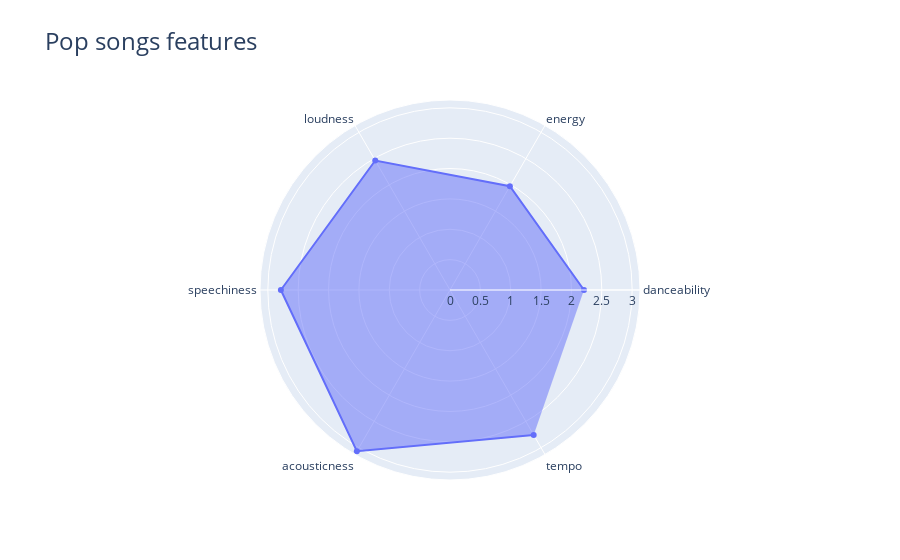

Notebook cell for this chart:
### Code cell
import plotly.graph_objects as go

# Create a radar chart
fig = go.Figure()



fig.add_trace(go.Scatterpolar(
    r=[df_pop['danceability'].max(), df_pop['energy'].max(), df_pop['loudness'].max(), df_pop['speechiness'].max(), 
       df_pop['acousticness'].max(),df_pop['tempo'].max()],
    theta=['danceability', 'energy', 'loudness', 'speechiness', 'acousticness','tempo'],
    fill='toself',
    name='Max values'
))
fig.update_layout(
    title="Pop songs features",
    title_font=dict(size=24)
)
fig.show()

### Figure 1 — Plotly figure (JSON) as saved in the notebook; plotly's stock layout.template omitted (floating-point values rounded to 4 significant figures)
{"data": [{"fill": "toself", "name": "Max values", "r": [2.207, 1.972, 2.462, 2.786, 3.067, 2.756], "theta": ["danceability", "energy", "loudness", "speechiness", "acousticness", "tempo"], "type": "scatterpolar"}], "layout": {"title": {"font": {"size": 24}, "text": "Pop songs features"}}}
